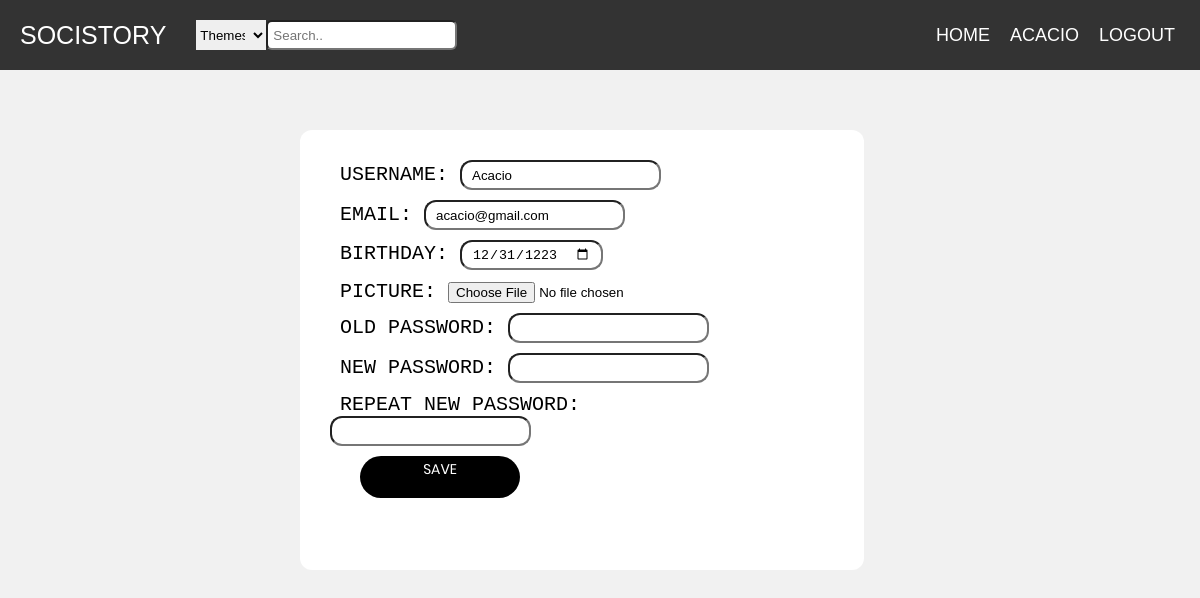
Before: /pages/editProfile.php (signed in) with the older database file.
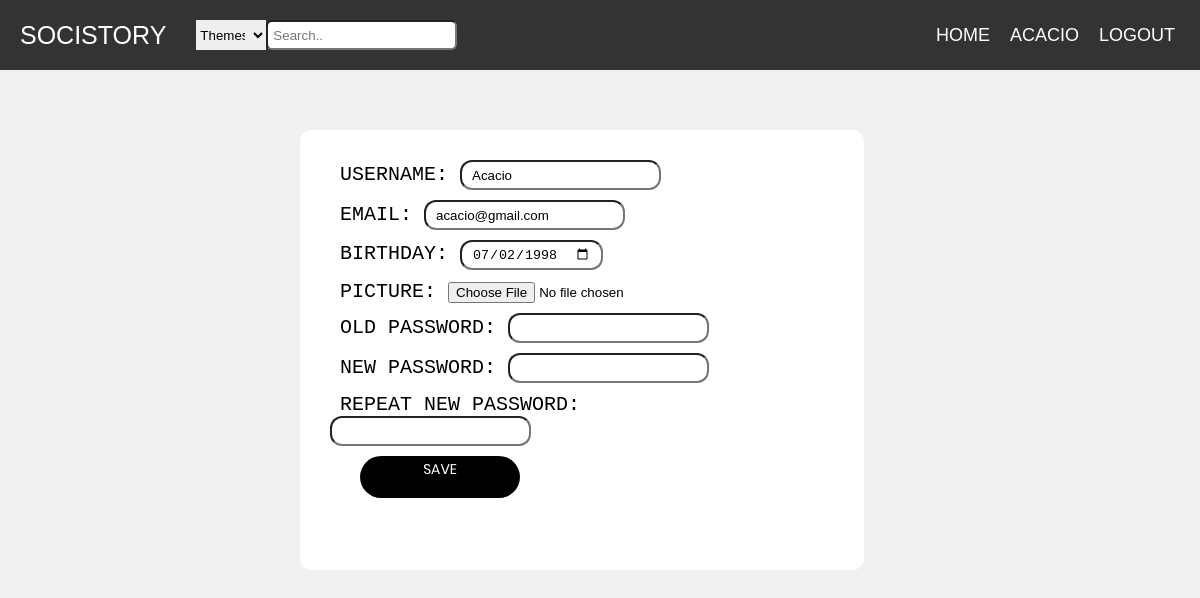
After: the same page with the newer database file.
### tables this page shows
CREATE TABLE users(
  username VARCHAR PRIMARY KEY,
  email VARCHAR UNIQUE,
  password VARCHAR(254) NOT NULL,
  salt VARCHAR(32) NOT NULL,
  birthday DATE,
  img VARCHAR
);

### database/db_comments.php (called while the page is built, shortened)
<?php
    function getUsernameInfo($username){
    $db = Database::instance()->db();
    $stmt = $db->prepare('SELECT *, rowid FROM users where username = ?');
    $stmt->execute(array($username));
    return $stmt->fetch();
    }
?>

### pages/editProfile.php (the view, shortened to what this page needs)
<?php
include_once('../templates/common.php');
include_once('../database/db_comments.php');
    $info = getUsernameInfo($_SESSION['username']);
    ?>
 <link rel="stylesheet" href="../css/profilePage.css">
<section id="profile">
    <div class="container-box">
        <div class="banner_inner d-flex align-items-center">
            <form action="../actions/editProfile.php" method="post" enctype="multipart/form-data">
        <div class="username-block">
            <label for="name">Username: </label>
            <input name="name" type="text" value="<?=$info['username']?>"> <br>
        </div>
        <div class="email-block">
            <label for="email">Email: </label>
            <input name="email" type="email" value="<?=$info['email']?>"> <br>
        </div>
        <div class="birth-block">
            <label for="birth">Birthday: </label>
            <input name="birthday" type="date" value="<?=$info['birthday']?>"><br>
        </div>
        <div class="pic-block" >
            <label for="photo">Picture: </label>
            <input name="photo" type="file" value="<?=$info['img']?>"><br>
        </div>
        <div class="oldpass-block" >
            <label for="old"> Old Password: </label>
            <input name="oldpass" type="password"> <br>
        </div>
        <div class="password-block" >
            <label for="new"> New Password: </label>
            <input id="newPassword" name="newpass" type="password"> <br>
        </div>
        <div class="rpassword-block">
            <label for="repeatnew"> Repeat New Password: </label>
            <input id="rpassword" name="repeatnewpass" type="password"> <br>
        </div>
            <button id="save"type="submit">Save</button>
            </form>
        </div>
    </div>
</section>

Changed rows visible on the page:
changed users "Acacio": birthday "12/31/1223" → "07/02/1998"
